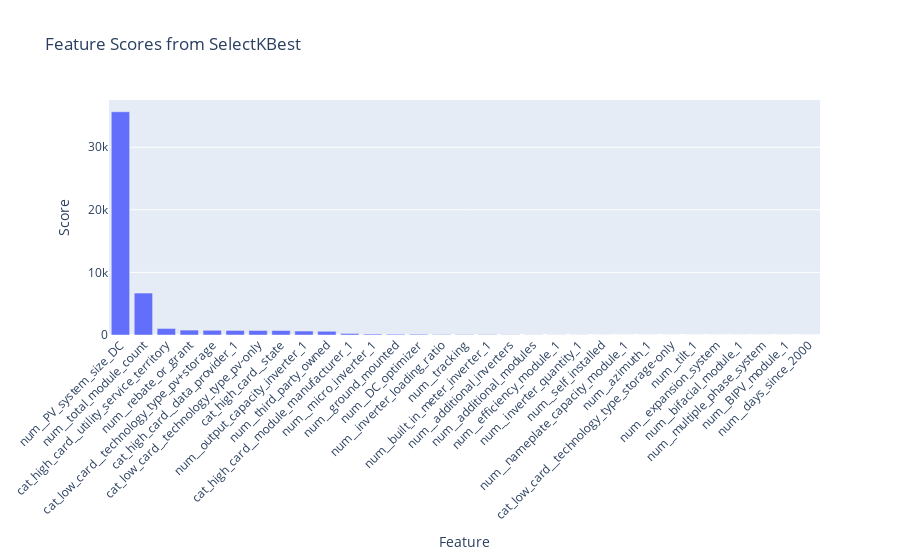

Source (notebook cell):
### Code cell
fig = go.Figure(data=[go.Bar(x=feature_scores['feature'], y=feature_scores['score'])])
fig.update_layout(title='Feature Scores from SelectKBest', xaxis_title='Feature', yaxis_title='Score', xaxis_tickangle=-45)
fig.show()

### Figure 1 — Plotly figure (JSON) as saved in the notebook; plotly's stock layout.template omitted (floating-point values rounded to 4 significant figures)
{"data": [{"type": "bar", "x": ["num__PV_system_size_DC", "num__total_module_count", "cat_high_card__utility_service_territory", "num__rebate_or_grant", "cat_low_card__technology_type_pv+storage", "cat_high_card__data_provider_1", "cat_low_card__technology_type_pv-only", "cat_high_card__state", "num__output_capacity_inverter_1", "num__third_party_owned", "cat_high_card__module_manufacturer_1", "num__micro_inverter_1", "num__ground_mounted", "num__DC_optimizer", "num__inverter_loading_ratio", "num__tracking", "num__built_in_meter_inverter_1", "num__additional_inverters", "num__additional_modules", "num__efficiency_module_1", "num__inverter_quantity_1", "num__self_installed", "num__nameplate_capacity_module_1", "num__azimuth_1", "cat_low_card__technology_type_storage-only", "num__tilt_1", "num__expansion_system", "num__bifacial_module_1", "num__multiple_phase_system", "num__BIPV_module_1", "num__days_since_2000"], "y": [35660.0, 6702.0, 1045.0, 784.5, 752.4, 728.3, 719.9, 716.0, 631.1, 594.5, 246.2, 149.2, 122.8, 119.1, 77.63, 71.53, 65.91, 36.34, 19.85, 16.34, 11.46, 7.645, 3.537, 2.962, 0.7501, 0.5352, 0.3655, 0.276, 0.2644, 0.2219, 0.04788]}], "layout": {"title": {"text": "Feature Scores from SelectKBest"}, "xaxis": {"tickangle": -45, "title": {"text": "Feature"}}, "yaxis": {"title": {"text": "Score"}}}}
